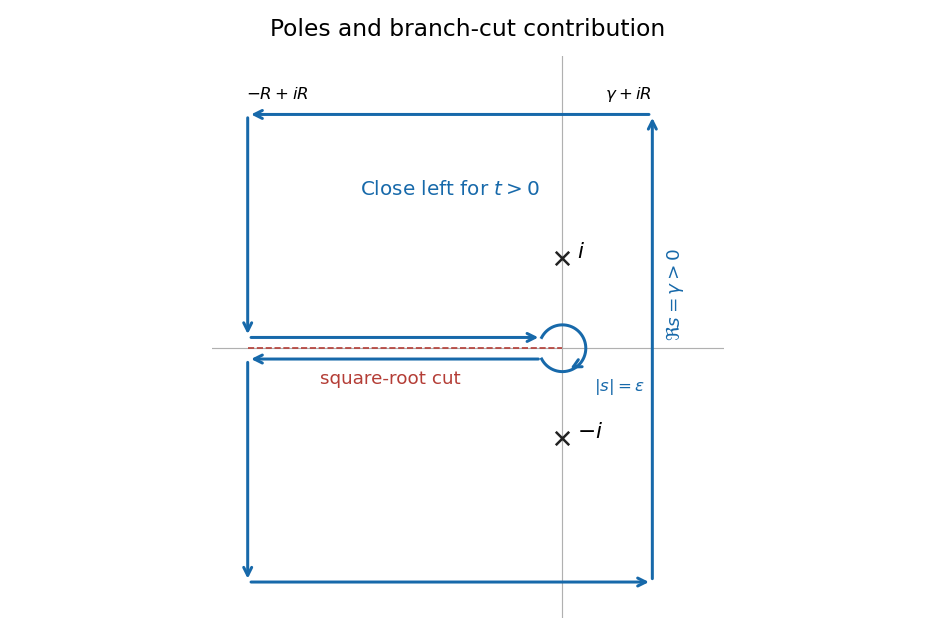

Generate this figure with Python:
"""Original principal-branch inversion contour. Python 3.14, Matplotlib 3.10.7.
Writes paper-1-bromwich.png to the caller's CWD; preserves MPLCONFIGDIR.
"""
import matplotlib
matplotlib.use('Agg')
import matplotlib.pyplot as plt
from matplotlib.patches import FancyArrowPatch,Arc
import numpy as np
fig,ax=plt.subplots(figsize=(7.8,5.3),dpi=120,facecolor='white')
ax.set_facecolor('white');blue='#1769aa';red='#b43d36'
def arrow(a,b,color=blue,style='-'):
 ax.add_patch(FancyArrowPatch(a,b,arrowstyle='->',mutation_scale=12,lw=1.8,color=color,linestyle=style))
# Original solution diagram: rectangle and banks; bank offsets are schematic.
arrow((1,-2.6),(1,2.6));arrow((1,2.6),(-3.5,2.6))
arrow((-3.5,2.6),(-3.5,.12));arrow((-3.5,.12),(-.23,.12))
arrow((-.23,-.12),(-3.5,-.12));arrow((-3.5,-.12),(-3.5,-2.6));arrow((-3.5,-2.6),(1,-2.6))
theta=np.linspace(np.pi-.48,-np.pi+.48,180)
ax.plot(.26*np.cos(theta),.26*np.sin(theta),color=blue,lw=1.8)
arrow((.25*np.cos(-.8),.25*np.sin(-.8)),(.25*np.cos(-1.35),.25*np.sin(-1.35)))
ax.plot([-3.5,0],[0,0],color=red,lw=1,ls='--');ax.text(-2.7,-.4,'square-root cut',color=red,fontsize=11)
ax.axhline(0,color='#b0b0b0',lw=.7,zorder=0);ax.axvline(0,color='#b0b0b0',lw=.7,zorder=0)
for y,label in [(1,r'$i$'),(-1,r'$-i$')]:
 ax.scatter([0],[y],marker='x',s=65,color='#222222',zorder=6);ax.text(.16,y,label,fontsize=13)
ax.text(1.13,.6,r'$\Re s=\gamma>0$',rotation=90,va='center',fontsize=11,color=blue)
ax.text(-3.52,2.77,r'$-R+iR$',ha='left',fontsize=10)
ax.text(1,2.77,r'$\gamma+iR$',ha='right',fontsize=10)
ax.text(.35,-.47,r'$|s|=\varepsilon$',fontsize=10,color=blue)
ax.text(-2.25,1.7,'Close left for $t>0$',fontsize=12,color=blue)
ax.set_xlim(-3.9,1.8);ax.set_ylim(-3,3.25);ax.set_aspect('equal');ax.axis('off')
ax.set_title('Poles and branch-cut contribution',fontsize=14,pad=12)
fig.tight_layout();fig.savefig('paper-1-bromwich.png',facecolor='white',transparent=False);plt.close(fig)
